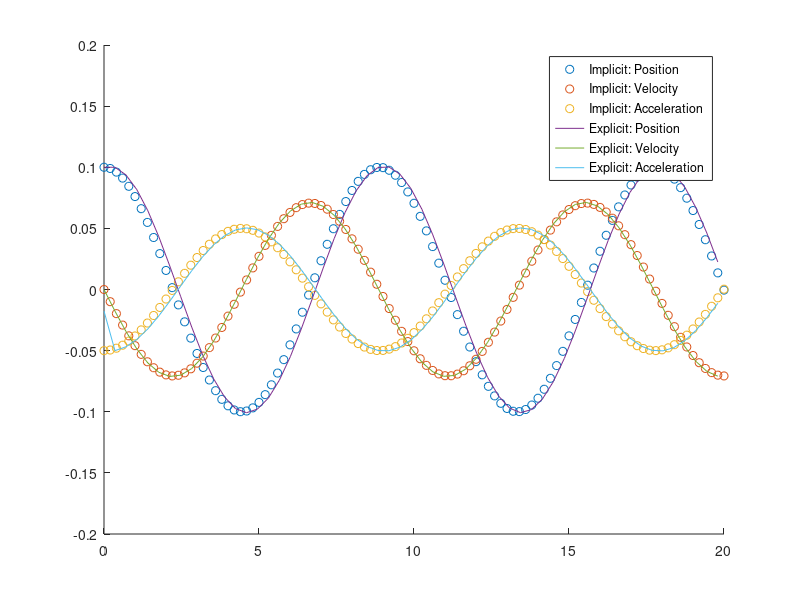

Write the MATLAB code that produced this figure.
%%% Dynamic analysis of a 3D structure  %%%
%%% Compares implicit versus explicit   %%%

clc;
clear;  

% --- NODES --- % 
%       [xi yi zi] -> assume: element length a = 1
nodes = [0 0 0;                             % node 1 
        sqrt(3)/2 0.5 0;                    % node 2    
        0 1 0;                              % node 3 
        0.5/sqrt(3) 0.5 sqrt(2/3)];         % node 4 
n = size(nodes,1);                          % number of nodes 

% --- ELEMENTS --- %
%      [i j EA] -> assume: nominal EAo = 1 (**) 
elem = [1 4 1;                              % element 1 
        2 4 1;                              % element 2 
        3 4 1];                             % element 3 
m = size(elem,1);                           % number of elements 

% --- STIFFNESS MATRIX --- %
K = zeros(3*n,3*n);  % initialization;

% --- ASSEMBLY --- %
for q = 1:m 
    i = elem(q,1); xi = nodes(i,1); yi = nodes(i,2); zi = nodes(i,3); % extracting the coordinates of the nodes of pertinence 
    j = elem(q,2); xj = nodes(j,1); yj = nodes(j,2); zj = nodes(j,3); 
    L = norm([xj;yj;zj]-[xi;yi;zi]);  Lv(q)=L; 
    kq = elem(q,3)/L;  % stiffness 
    qv = ([xj;yj;zj]-[xi;yi;zi])/L; 
    Ne = (kq*[-qv;qv]); 
    Nev(q,:) = Ne; 
    Ke = 1/kq*Ne*Ne'; 
    edofs = [3*i-2,3*i-1,3*i,3*j-2,3*j-1,3*j]; 
    K(edofs,edofs) = K(edofs,edofs)+Ke;  
end 

% --- BOUNDARY CONDITIONS --- %
fix_nod = [1 2 3];  % nodes that are fixed 
fix_dofs = [];         % initialize the vector of constrained dofs 
for nod = 1:size(fix_nod,2)  % for any single fixed node 
    ii = fix_nod(nod);             % ii is the number of the fixed node considered (ii=1,2,3) 
    fix_dofs = [fix_dofs 3*ii-2 3*ii-1 3*ii]; % assembly of the vector of fixed nodes, the dofs of node ii are: [3*ii-2,3*ii-1,3*ii] 
end 
free_dofs = setdiff([1:3*n],fix_dofs);  % the total number of dofs is 3*n (3 per node);  
                                                        % this function curtails the dofs that are not constrained 
nf = size(free_dofs,2);  % number of free dofs 

% --- INITIAL CONDITIONS --- %
u0 = [0.1;0;0];     % initial displacements of node 4 (the only one free) 
du0 = [0;0;0];      % initial velocity of node 4 (the only one free) 

% --- MASS --- % 
M = eye(3*n);       % eye creates an identity matrix, 
                    % we take the mass m = 1 (**) 

% --- IMPLICIT ANALYSIS --- %
B = K(free_dofs,free_dofs)/M(free_dofs,free_dofs); 
[V,Bdiag] = eig(B);                 % here V is the matrix including 
                                    % the eigenvectors, hence R', 
                                    % Bdiag is the diagonal matrix of B 
omegas = sqrt(Bdiag*ones(nf,1));    % this is a vector which components 
                                    % are the natural frequencies omega 

% The characteristic time t* scales with the period T=2*pi/omega  
tf = 20;                    % maximum simulation time 
nt_steps = 100;             % number of time steps for visualization; 
                            % For the implicit analysis this does 
                            % not affect the accuracy 
Dt = tf/nt_steps;           % time step for visualization 
tv_imp = [0:Dt:tf]; 
Abv = V'*u0;                % this is the coefficient of cos(omega*t) V'=R 
Av = sqrt(Bdiag)\V'*du0;    % this is the coefficient of sin(omega*t)
for i = 1:size(tv_imp,2) 
    % Store position vector
    uv_imp(i,:) = V*(Av.*sin(omegas*tv_imp(i))+Abv.*cos(omegas*tv_imp(i)));
    % Store velocity vector
    duv_imp(i,:) = V*(Av.*omegas.*cos(omegas*tv_imp(i))-Abv.*omegas.*sin(omegas*tv_imp(i)));
    % Store acceleration vector
    dduv_imp(i,:) = -V*(Av.*omegas.*omegas.*sin(omegas*tv_imp(i))+Abv.*omegas.*omegas.*cos(omegas*tv_imp(i)));
end 

figure(1) 
hold on 
plot(tv_imp,uv_imp(:,1),"o",'DisplayName','Implicit: Position');
plot(tv_imp,duv_imp(:,1),"o",'DisplayName','Implicit: Velocity');
plot(tv_imp,dduv_imp(:,1),"o",'DisplayName','Implicit: Acceleration');

% --- EXPLICIT ANALYSIS --- %
t = 0; 
omax = max(omegas); 
dtmax = 1/(2*omax);     % This is the maximum time step we discussed in class; it works best when the initial displacement is 0 ... 
dt = dtmax;      
u = u0;                     % Initializing position
du = du0;                   % Initializing velocity
ddu = -B*u0*dt;             % Initializing acceleration
tv_exp = [0:dt:tf];         % Vector of time-steps for explicit analysis 
for i = 1:size(tv_exp,2) 
    uv_exp(i,:) = u;        % Storing position vector
    duv_exp(i,:) = du;      % Storing velocity vector
    dduv_exp(i,:) = ddu;    % Storing acceleration vector
    
    u = u+du*dt;            % Iterating position
    ddu = -B*u;             % Iterating acceleration
    du = du+ddu*dt;         % Iterating velocity
    t = t+dt;               % Iterating time
end 
figure(1) 
plot(tv_exp,uv_exp(:,1),'DisplayName','Explicit: Position')
plot(tv_exp,duv_exp(:,1),'DisplayName','Explicit: Velocity')
plot(tv_exp,dduv_exp(:,1),'DisplayName','Explicit: Acceleration')
legend